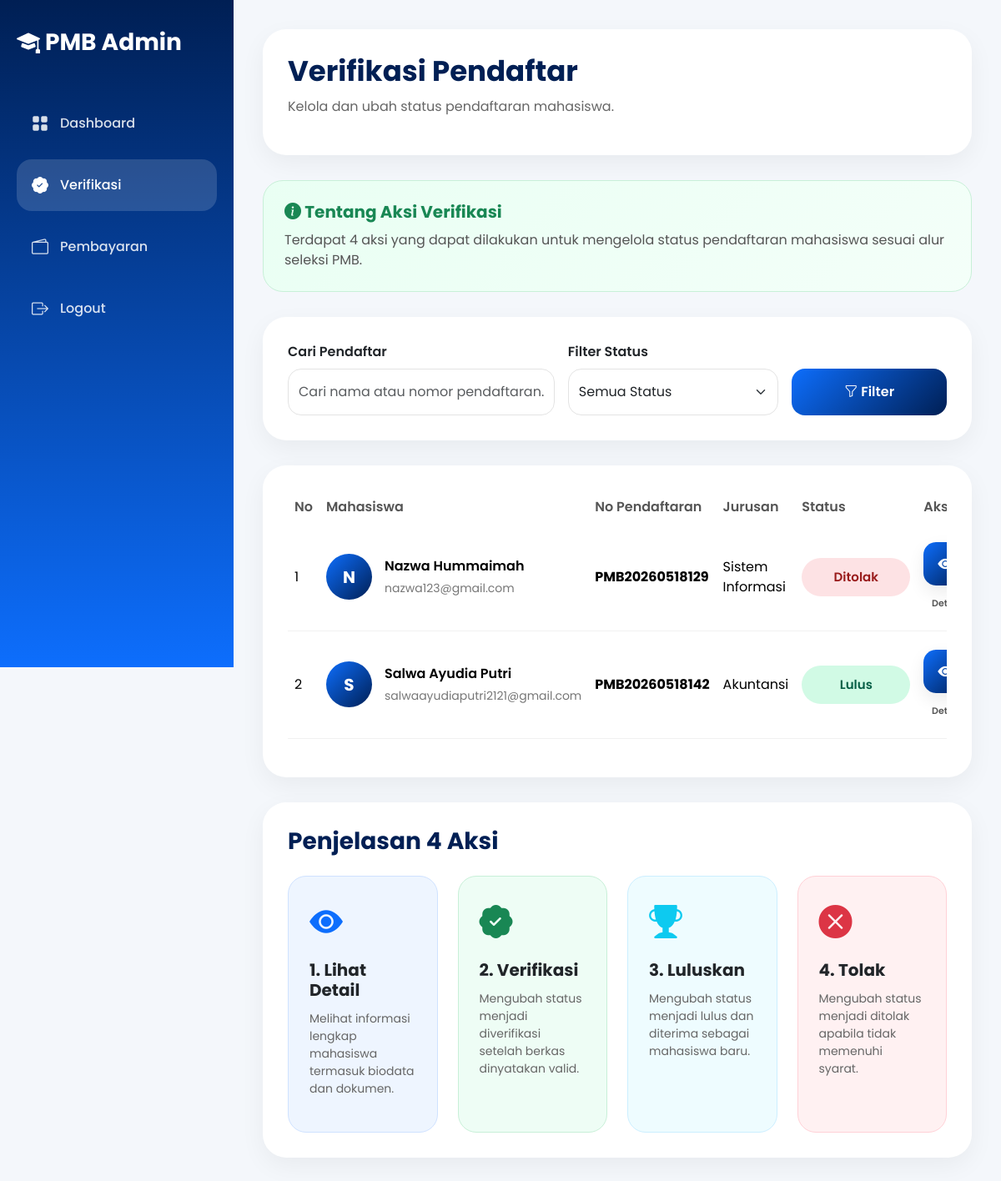
/admin/verifikasi.php (signed in), run on an earlier commit of the app's database.
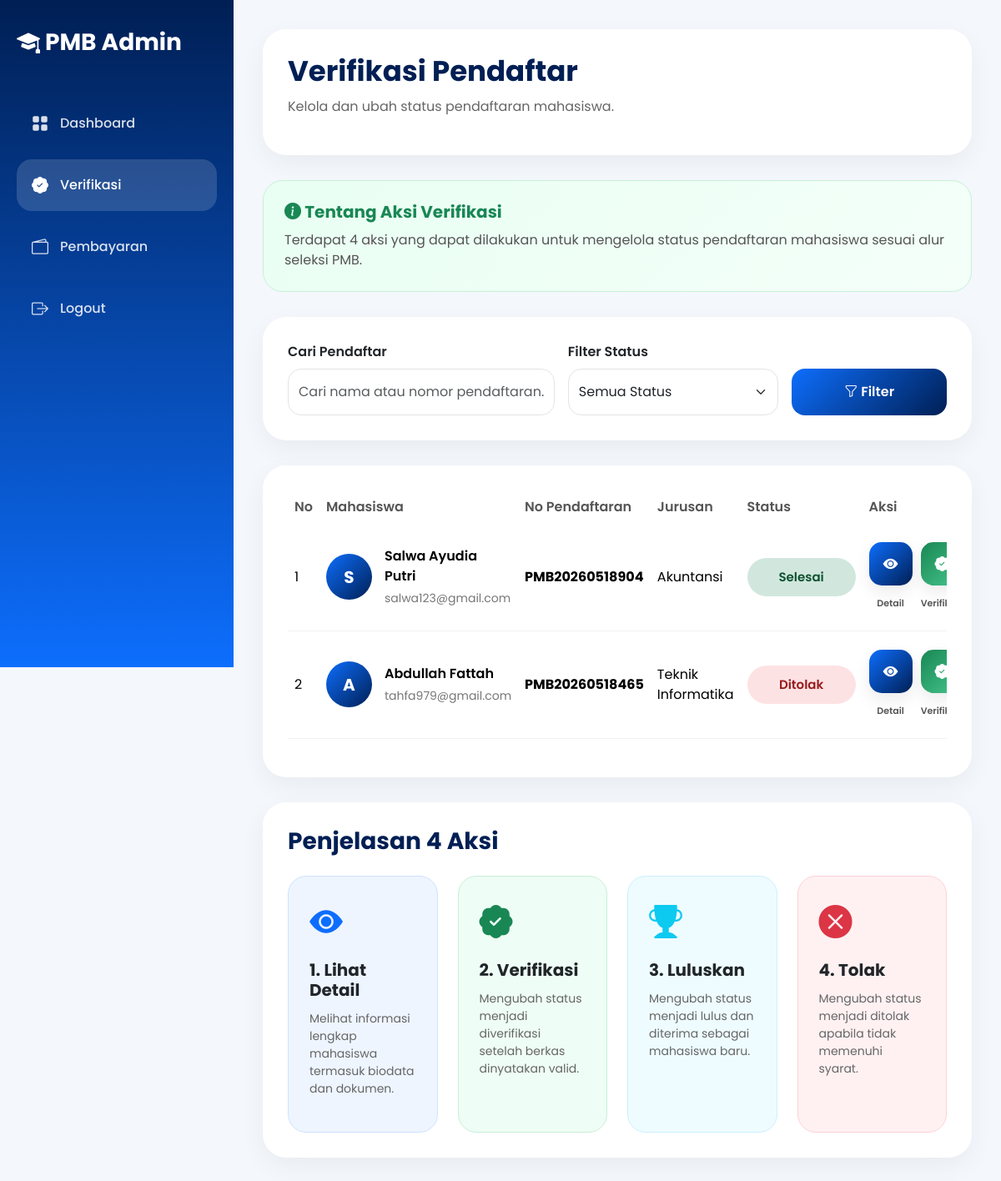
And on a later commit of the database.
### tables this page shows
CREATE TABLE `pendaftaran` (
  `id_pendaftaran` int(11) NOT NULL,
  `id_user` int(11) NOT NULL,
  `nomor_pendaftaran` varchar(30) DEFAULT NULL,
  `nik` varchar(20) DEFAULT NULL,
  `nisn` varchar(20) DEFAULT NULL,
  `tempat_lahir` varchar(100) DEFAULT NULL,
  `tanggal_lahir` date DEFAULT NULL,
  `jenis_kelamin` enum('L','P') DEFAULT NULL,
  `alamat` text DEFAULT NULL,
  `agama` varchar(30) DEFAULT NULL,
  `asal_sekolah` varchar(100) DEFAULT NULL,
  `tahun_lulus` year(4) DEFAULT NULL,
  `nama_ayah` varchar(100) DEFAULT NULL,
  `nama_ibu` varchar(100) DEFAULT NULL,
  `no_hp_ortu` varchar(20) DEFAULT NULL,
  `jurusan_pilihan` varchar(100) DEFAULT NULL,
  `status_pendaftaran` enum('draft','submitted','seleksi','lulus','tidak_lulus','daftar_ulang','selesai') DEFAULT 'draft',
  `tanggal_daftar` timestamp NOT NULL DEFAULT current_timestamp()
);

CREATE TABLE `users` (
  `id_user` int(11) NOT NULL,
  `nama_lengkap` varchar(100) NOT NULL,
  `email` varchar(100) NOT NULL,
  `no_hp` varchar(20) DEFAULT NULL,
  `password` varchar(255) NOT NULL,
  `role` enum('admin','mahasiswa') DEFAULT 'mahasiswa',
  `created_at` timestamp NOT NULL DEFAULT current_timestamp()
);

### admin/verifikasi.php (the view, shortened to what this page needs)
<?php
include '../config/koneksi.php';
$search = $_GET['search'] ?? '';
$where = "WHERE 1=1";
$query = mysqli_query($conn, "
SELECT
    users.nama_lengkap,
    users.email,
    pendaftaran.*
FROM pendaftaran
JOIN users
ON pendaftaran.id_user = users.id_user
$where
ORDER BY pendaftaran.id_pendaftaran DESC
");
?>
<!DOCTYPE html>
<html lang="id">
<head>
    <link href="https://cdn.jsdelivr.net/npm/bootstrap@5.3.3/dist/css/bootstrap.min.css" rel="stylesheet">
    <link rel="stylesheet" href="https://cdn.jsdelivr.net/npm/bootstrap-icons@1.11.3/font/bootstrap-icons.min.css">
</head>
<body>
    <div class="sidebar">
        <div class="brand">
            <i class="bi bi-mortarboard-fill"></i>
            PMB Admin
        </div>
        <a href="dashboard.php" class="menu-link">
            <i class="bi bi-grid-fill"></i>
            Dashboard
        </a>
        <a href="verifikasi.php" class="menu-link active">
            <i class="bi bi-patch-check-fill"></i>
            Verifikasi
        </a>
        <a href="pembayaran.php" class="menu-link">
            <i class="bi bi-wallet2"></i>
            Pembayaran
        </a>
        <a href="logout.php" class="menu-link">
            <i class="bi bi-box-arrow-right"></i>
            Logout
        </a>
    </div>
    <div class="main-content">
        <div class="topbar">
            <h1 class="page-title">
                Verifikasi Pendaftar
            </h1>
            <p class="page-subtitle">
                Kelola dan ubah status pendaftaran mahasiswa.
            </p>
        </div>
        <div class="info-card">
            <h5>
                <i class="bi bi-info-circle-fill"></i>
                Tentang Aksi Verifikasi
            </h5>
            <p>
                Terdapat 4 aksi yang dapat dilakukan untuk mengelola status
                pendaftaran mahasiswa sesuai alur seleksi PMB.
            </p>
        </div>
        <div class="filter-card">
            <form method="GET">
                <div class="row g-3">
                    <div class="col-lg-5">
                        <label class="fw-semibold mb-2">
                            Cari Pendaftar
                        </label>
                        <input type="text"
                            name="search"
                            class="form-control"
                            placeholder="Cari nama atau nomor pendaftaran..."
                            value="<?php echo $search; ?>">
                    </div>
                    <div class="col-lg-4">
                        <label class="fw-semibold mb-2">
                            Filter Status
                        </label>
                        <select name="filter" class="form-select">
                            <option value="">Semua Status</option>
                        </select>
                    </div>
                    <div class="col-lg-3 d-flex align-items-end">
                        <button class="btn btn-primary btn-filter w-100">
                            <i class="bi bi-funnel"></i>
                            Filter
                        </button>
                    </div>
                </div>
            </form>
        </div>
        <div class="table-card">
            <div class="table-responsive">
                <table class="table">
                    <thead>
                        <tr>
                            <th>No</th>
                            <th>Mahasiswa</th>
                            <th>No Pendaftaran</th>
                            <th>Jurusan</th>
                            <th>Status</th>
                            <th>Aksi</th>
                        </tr>
                    </thead>
                    <tbody>
                        <?php
                        $no = 1;
                        while ($data = mysqli_fetch_assoc($query)) :
                            $status = trim(strtolower($data['status_pendaftaran']));
                        ?>
                            <tr>
                                <td>
                                    <?php echo $no++; ?>
                                </td>
                                <td>
                                    <div class="student-box">
                                        <div class="student-avatar">
                                            <?php
                                            echo strtoupper(
                                                substr($data['nama_lengkap'], 0, 1)
                                            );
                                            ?>
                                        </div>
                                        <div>
                                            <div class="student-name">
                                                <?php echo $data['nama_lengkap']; ?>
                                            </div>
                                            <div class="student-email">
                                                <?php echo $data['email']; ?>
                                            </div>
                                        </div>
                                    </div>
                                </td>
                                <td>
                                    <strong>
                                        <?php echo $data['nomor_pendaftaran']; ?>
                                    </strong>
                                </td>
                                <td>
                                    <?php echo $data['jurusan_pilihan']; ?>
                                </td>
                                <td>
    <?php
    $badgeClass = 'draft';
    $label = 'Draft';
    if ($status == 'seleksi') {
        $badgeClass = 'submitted';
        $label = 'Diverifikasi';
    } elseif ($status == 'submitted') {
        $badgeClass = 'submitted';
        $label = 'Submitted';
    } elseif ($status == 'tidak_lulus') {
        $badgeClass = 'ditolak';
        $label = 'Ditolak';
    } elseif ($status == 'lulus') {
        $badgeClass = 'lulus';
        $label = 'Lulus';
    } elseif ($status == 'selesai') {
        $badgeClass = 'selesai';
        $label = 'Selesai';
    }
    ?>
    <span class="badge-status <?php echo $badgeClass; ?>">
        <?php echo $label; ?>
    </span>
</td>
                                <td>
                                    <div class="action-wrapper">
                                        <div class="action-item">
                                            <a href="detail_pendaftar.php?id=<?php echo $data['id_pendaftaran']; ?>"
                                                class="action-btn btn-detail">
                                                <i class="bi bi-eye-fill"></i>
                                            </a>
                                            <small>Detail</small>
                                        </div>
                                        <div class="action-item">
                                            <a href="verifikasi.php?id=<?php echo $data['id_pendaftaran']; ?>&status=diverifikasi"
                                                class="action-btn btn-verif"
                                                onclick="return confirm('Verifikasi mahasiswa ini?')">
                                                <i class="bi bi-patch-check-fill"></i>
                                            </a>
                                            <small>Verifikasi</small>
                                        </div>
                                    </div>
                                </td>
                            </tr>
                        <?php endwhile; ?>
                    </tbody>
                </table>
            </div>
        </div>
        <div class="explanation-card">
            <h3 class="explanation-title">
                Penjelasan 4 Aksi
            </h3>
            <div class="row g-4">
                <div class="col-lg-3">
                    <div class="ex-box ex-blue">
                        <i class="bi bi-eye-fill fs-1 text-primary"></i>
                        <h5>1. Lihat Detail</h5>
                        <p>
                            Melihat informasi lengkap mahasiswa
                            termasuk biodata dan dokumen.
                        </p>
                    </div>
                </div>
                <div class="col-lg-3">
                    <div class="ex-box ex-green">
                        <i class="bi bi-patch-check-fill fs-1 text-success"></i>
                        <h5>2. Verifikasi</h5>
                        <p>
                            Mengubah status menjadi diverifikasi
                            setelah berkas dinyatakan valid.
                        </p>
                    </div>
                </div>
                <div class="col-lg-3">
                    <div class="ex-box ex-cyan">
                        <i class="bi bi-trophy-fill fs-1 text-info"></i>
                        <h5>3. Luluskan</h5>
                        <p>
                            Mengubah status menjadi lulus
                            dan diterima sebagai mahasiswa baru.
                        </p>
                    </div>
                </div>
                <div class="col-lg-3">
                    <div class="ex-box ex-red">
                        <i class="bi bi-x-circle-fill fs-1 text-danger"></i>
                        <h5>4. Tolak</h5>
                        <p>
                            Mengubah status menjadi ditolak
                            apabila tidak memenuhi syarat.
                        </p>
                    </div>
                </div>
            </div>
        </div>
    </div>
</body>
</html>

### admin/verifikasi.php (style rules this page uses)
* { font-family: 'Poppins', sans-serif; }
body { background: #f4f7fb; overflow-x: hidden; }
.sidebar { width: 280px; height: 100vh; position: fixed; left: 0; top: 0; background: linear-gradient(180deg, #001f54, #0d6efd); padding: 30px 20px; color: white; z-index: 999; }
.brand { font-size: 28px; font-weight: 700; margin-bottom: 45px; }
.menu-link { display: flex; align-items: center; padding: 16px 18px; border-radius: 18px; color: rgba(255, 255, 255, .85); text-decoration: none; margin-bottom: 12px; transition: .3s; font-weight: 500; }
.menu-link:hover, .menu-link.active { background: rgba(255, 255, 255, .15); color: white; }
.menu-link i { margin-right: 14px; font-size: 20px; }
.main-content { margin-left: 280px; padding: 35px; }
.topbar { background: white; padding: 30px; border-radius: 28px; box-shadow: 0 10px 30px rgba(0, 0, 0, .05); margin-bottom: 30px; }
.page-title { font-size: 34px; font-weight: 700; color: #001f54; }
.page-subtitle { color: #666; margin-top: 10px; }
.info-card { background: linear-gradient(135deg, #e9fff3, #f4fff9); border: 1px solid #c8f0d8; border-radius: 24px; padding: 25px; margin-bottom: 30px; }
.info-card h5 { font-weight: 700; color: #198754; margin-bottom: 10px; }
.info-card p { margin: 0; color: #555; }
.filter-card { background: white; border-radius: 28px; padding: 30px; box-shadow: 0 10px 30px rgba(0, 0, 0, .05); margin-bottom: 30px; }
.form-control, .form-select { height: 56px; border-radius: 16px; border: 1px solid #e3e3e3; }
.btn-filter { height: 56px; border-radius: 16px; background: linear-gradient(135deg, #0d6efd, #001f54); border: none; font-weight: 600; }
.table-card { background: white; border-radius: 28px; padding: 30px; box-shadow: 0 10px 30px rgba(0, 0, 0, .05); }
.table { vertical-align: middle; }
.table th { border: none; color: #555; font-weight: 600; }
.table td { border-color: #f1f1f1; padding-top: 22px; padding-bottom: 22px; }
.student-box { display: flex; align-items: center; }
.student-avatar { width: 55px; height: 55px; border-radius: 50%; background: linear-gradient(135deg, #0d6efd, #001f54); color: white; display: flex; align-items: center; justify-content: center; font-weight: 700; margin-right: 15px; font-size: 20px; }
.student-name { font-weight: 600; margin-bottom: 4px; }
.student-email { color: #777; font-size: 14px; }
.badge-status { padding: 12px 22px; border-radius: 50px; font-size: 15px; font-weight: 600; display: inline-block; min-width: 130px; text-align: center; }
.ditolak { background: #fde2e4; color: #991b1b; }
.selesai { background: #d1e7dd; color: #0f5132; }
.action-wrapper { display: flex; gap: 10px; align-items: center; flex-wrap: nowrap; }
.action-item { text-align: center; }
.action-btn { width: 52px; height: 52px; border-radius: 15px; display: flex; align-items: center; justify-content: center; text-decoration: none; color: white; font-size: 18px; transition: .3s; margin-bottom: 8px; box-shadow: 0 8px 20px rgba(0, 0, 0, .08); }
.action-item small { font-size: 11px; font-weight: 600; color: #555; }
.btn-detail { background: linear-gradient(135deg, #0d6efd, #001f54); }
.btn-verif { background: linear-gradient(135deg, #198754, #48c78e); }
.explanation-card { background: white; border-radius: 28px; padding: 30px; box-shadow: 0 10px 30px rgba(0, 0, 0, .05); margin-top: 30px; }
.explanation-title { font-size: 28px; font-weight: 700; color: #001f54; margin-bottom: 25px; }
.ex-box { border-radius: 22px; padding: 25px; height: 100%; }
.ex-box h5 { font-weight: 700; margin-top: 15px; }
.ex-box p { color: #666; margin-top: 12px; font-size: 14px; }
.ex-blue { background: #eef5ff; border: 1px solid #cfe2ff; }
.ex-green { background: #eefdf5; border: 1px solid #c8f0d8; }
.ex-cyan { background: #eefcff; border: 1px solid #ccefff; }
.ex-red { background: #fff1f2; border: 1px solid #ffd1d7; }
.lulus { background: #d1fae5; color: #065f46; }

What changed in the data, as far as the page shows it:
removed pendaftaran: id_user.nama_lengkap "N", id_user.nama_lengkap "Nazwa Hummaimah", id_user.email "nazwa123@gmail.com", nomor_pendaftaran "PMB20260518129", jurusan_pilihan "Sistem Informasi", status_pendaftaran "Ditolak"
removed pendaftaran: id_user.nama_lengkap "S", id_user.nama_lengkap "Salwa Ayudia Putri", id_user.email "salwaayudiaputri2121@gmail.com", nomor_pendaftaran "PMB20260518142", jurusan_pilihan "Akuntansi", status_pendaftaran "Lulus"
added pendaftaran: id_user.nama_lengkap "S", id_user.nama_lengkap "Salwa Ayudia Putri", id_user.email "salwa123@gmail.com", nomor_pendaftaran "PMB20260518904", jurusan_pilihan "Akuntansi", status_pendaftaran "Selesai"
added pendaftaran: id_user.nama_lengkap "A", id_user.nama_lengkap "Abdullah Fattah", id_user.email "tahfa979@gmail.com", nomor_pendaftaran "PMB20260518465", jurusan_pilihan "Teknik Informatika", status_pendaftaran "Ditolak"
